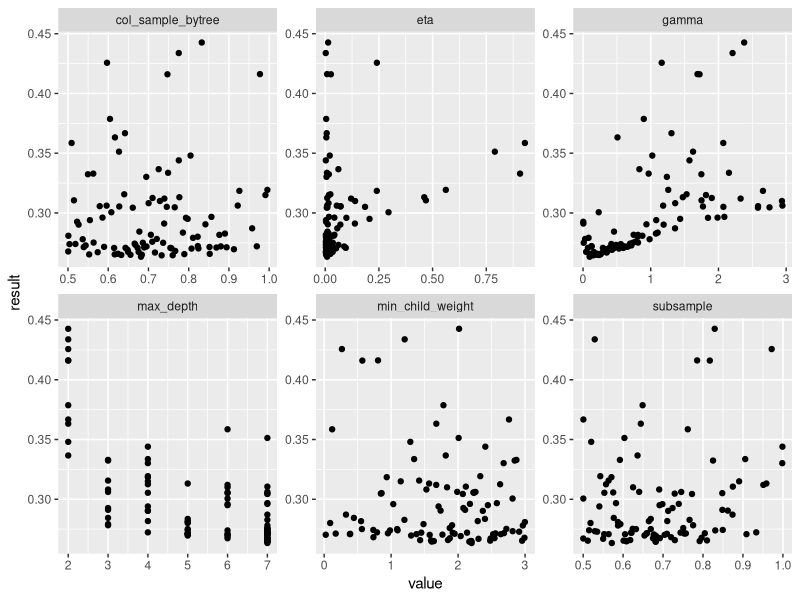

Reproduce this figure in R.
## ---- chunk 1
knitr::opts_chunk$set (echo=FALSE, warning=FALSE, message=FALSE)
## ---- chunk 2
library (dplyr)
library (ggplot2)
library (reshape2)

hyperopt.df <- read.csv ("hyperopt.csv", header=FALSE, stringsAsFactors = FALSE) %>% tbl_df()
names (hyperopt.df) <- c("trialNum", "parameter", "value")

result.df <- filter (hyperopt.df, parameter=="result") %>% select (-parameter, result=value) 

hyperopt.df <- inner_join (filter (hyperopt.df, parameter != "result"), result.df)

ggplot (hyperopt.df, aes (x=value, y=result)) + geom_point() + 
        facet_wrap (~parameter, scales="free")
